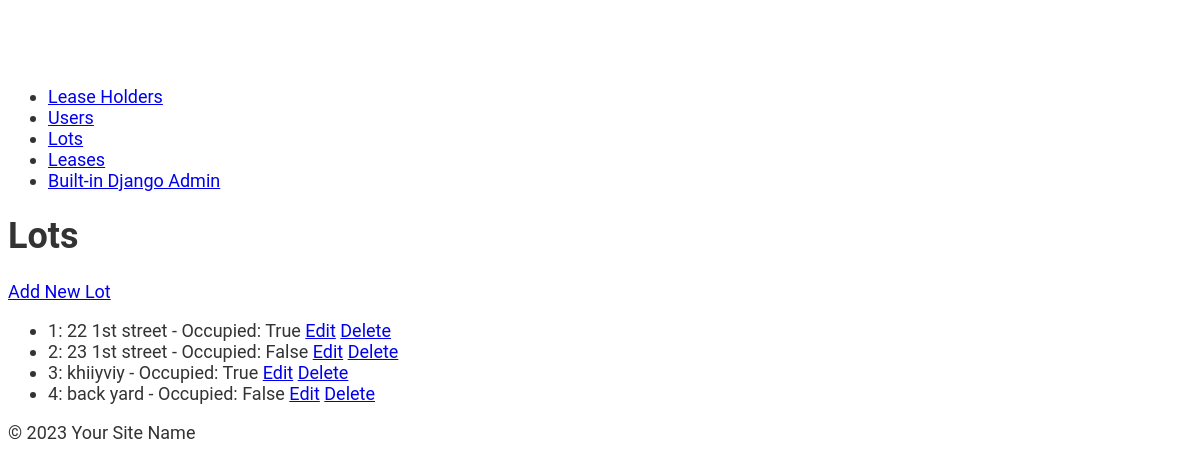
The page /lots/ on the database its author committed.
### lots/models.py (models this page shows, shortened)
class Lot(models.Model):
    lot_number = models.IntegerField(unique=True)
    lot_address = models.CharField(max_length=300)
    occupied = models.BooleanField(default=False)

### lots/views.py (the view)
# urls.py: path('lots/', lot_list, name='lot_list'),
def lot_list(request):
    lots = Lot.objects.all()
    return render(request, 'lots/lot_list.html', {'lots': lots})

### lots/templates/lots/lot_list.html (shortened to what this page needs)
{% extends 'lots/base.html' %}
{% block content %}
<h1>Lots</h1>
<a href="{% url 'lot_create' %}">Add New Lot</a>
<ul>
    {% for lot in lots %}
    <li>
        {{ lot.lot_number }}: {{ lot.lot_address }} - Occupied: {{ lot.occupied }}
        <a href="{% url 'lot_update' lot.pk %}">Edit</a>
        <a href="{% url 'lot_delete' lot.pk %}">Delete</a>
    </li>
    {% endfor %}
</ul>
{% endblock %}

### lots/static/lots/style.css (style rules this page uses)
body { font-family: 'Roboto', sans-serif; font-size: 18px; color: #333; padding-top: 60px; }
h1, h2, h3, h4, h5, h6 { font-weight: 700; }

### rows shown on the page
Lot: lot_number "1", lot_address "22 1st street", occupied "True"
Lot: lot_number "2", lot_address "23 1st street", occupied "False"
Lot: lot_number "3", lot_address "khiiyviy", occupied "True"
Lot: lot_number "4", lot_address "back yard", occupied "False"
